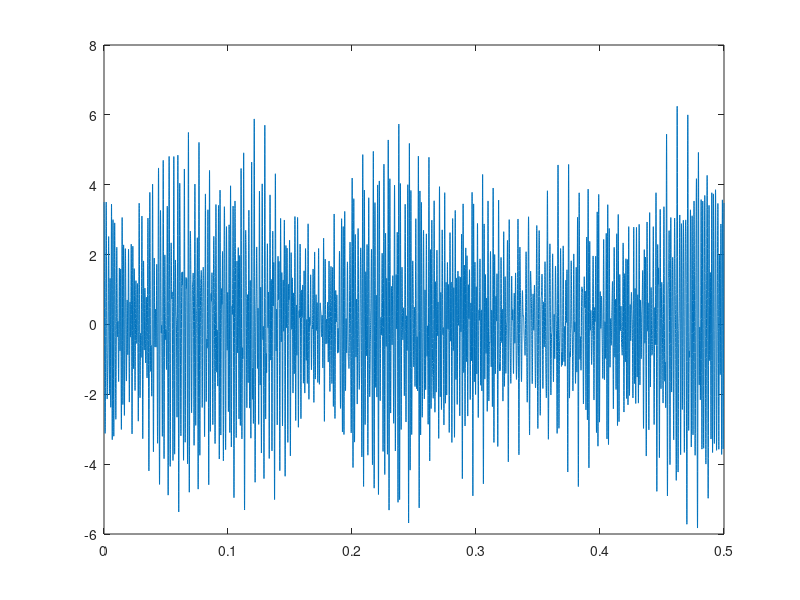

MATLAB code for this plot:
close all
clear all 
clc

f   = 700;                                                  % Frequency (Hz)
fs  = 44100;                                                % Sampling Frequency (Hz)
t = 0:1/fs:0.5-1/fs;                                        % Time (s)
deltaf = 2;                                                 % Hz

N = fs/deltaf;                                              % Samples

%% all bands across all the freq. 

randNoise = complex(randn(1,N/2),randn(1,N/2));             % Generating random complex numbers

% 5 bands in positive freq:

noise_bands_pos = zeros(1,N/2);                         
center_freq = [460, 580, 700, 820, 940];                    %deriving the center frequencies

for k = 1:length(center_freq)                       
    
    noise_bands_pos(center_freq(k)/2+1-5:center_freq(k)/2+6)...
        = randNoise(center_freq(k)/2+1-5:center_freq(k)/2+6);  % assign the random complex number 10 Hz before and 10 Hz after the center frequency     
end

%% Random noise

SPL = 70;                                                      %deriving sound pressure level
noise_bands_neg = fliplr(conj(noise_bands_pos(1:end-1)));      %symetric negative part of above derived bands

positive_frequency_axis = [deltaf:deltaf:fs/2];
negative_frequency_axis = -fliplr(positive_frequency_axis(1:end-1));
f_axis = [0, positive_frequency_axis, negative_frequency_axis];  %frequency axis
y_axis_bands = [0, noise_bands_pos, noise_bands_neg];            %y axis in 0, positive, negative order

plot(f_axis, abs(y_axis_bands))

noise_t = 10^(SPL/20)*ifft(y_axis_bands, N);                                    %ifft for noise in time domain 

plot(t,noise_t)
sound(noise_t, fs)


